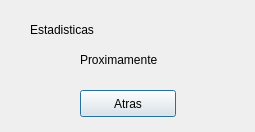
<?xml version="1.0" encoding="UTF-8"?>
<ui version="4.0">
 <class>Statistics</class>
 <widget class="QDialog" name="Statistics">
  <property name="geometry">
   <rect>
    <x>0</x>
    <y>0</y>
    <width>255</width>
    <height>132</height>
   </rect>
  </property>
  <property name="windowTitle">
   <string>Dialog</string>
  </property>
  <widget class="QLabel" name="label">
   <property name="geometry">
    <rect>
     <x>30</x>
     <y>20</y>
     <width>121</width>
     <height>19</height>
    </rect>
   </property>
   <property name="text">
    <string>Estadisticas</string>
   </property>
  </widget>
  <widget class="QPushButton" name="atrasButton">
   <property name="geometry">
    <rect>
     <x>80</x>
     <y>90</y>
     <width>96</width>
     <height>27</height>
    </rect>
   </property>
   <property name="text">
    <string>Atras</string>
   </property>
  </widget>
  <widget class="QLabel" name="label_2">
   <property name="geometry">
    <rect>
     <x>80</x>
     <y>50</y>
     <width>121</width>
     <height>19</height>
    </rect>
   </property>
   <property name="text">
    <string>Proximamente</string>
   </property>
  </widget>
 </widget>
 <resources/>
 <connections/>
</ui>
